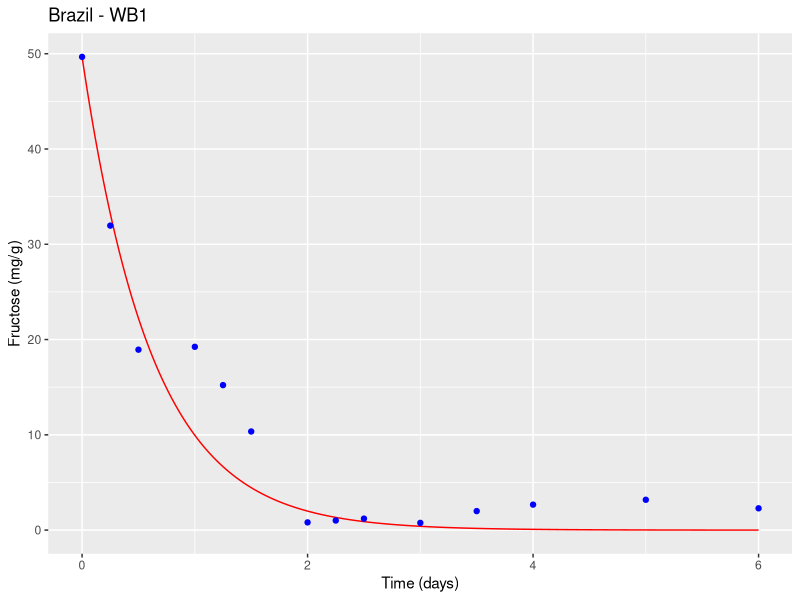
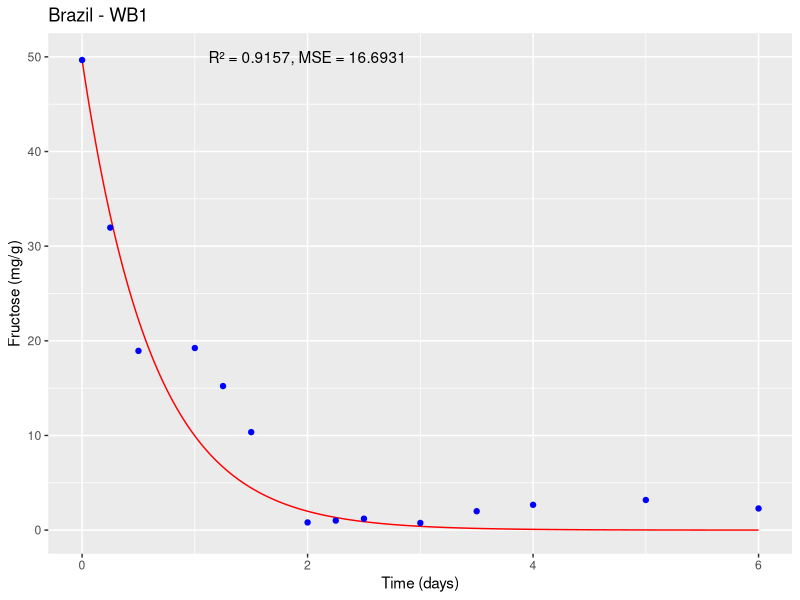
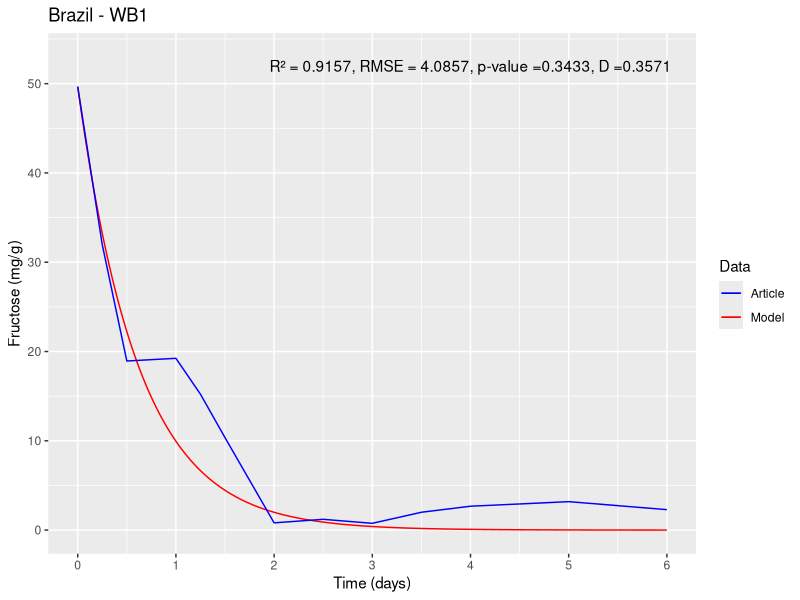

Here is the R script that generated these plots, in order:
#Packages#
install.packages("deSolve")
install.packages("ggplot2")
#Libraries#
library(deSolve)
library(ggplot2)

state1<-c(y=49.669) #Initial state #
times1<-seq(0,6,1/10000) #6 days with 10000 intervals per day#
parameters1<-c(Y1=223.11,Y2=126.73) #Parameter values#
#Papalexandratou et al., 2011 Brazil <- Brazil - WB1#
#doi:10.1016/j.fm.2011.06.003#
#Brazil - WB1#

#(i). DATA TO FEED THE FRUCTOSE MODEL#

#nu1#
U<- 0.0963
f<- 49.669
K<-0.6103
L<-0.1754249
U1 <- (U*f/f+K*L)*L
U1
#nu2#
U2<- 0.2004 
f2<- 49.669
K2<-0.6273
BAL2<-0.0030472

U2 <- (U2*f2/f2+K2*BAL2)*BAL2
U2

#Differential equation#
ODE1<-function(times,state,parameters){ 
    y<-state[1] #inital state
   Y1<-parameters[1] #parameter 1
   Y2<-parameters[2] #parameter 2
   dy<--(Y1*U1/5)*y-(Y2*U2/5)*y #equation 
   res<-dy
   list(res)
}


#number solution#
solution1<-lsoda(state1, times1, ODE1, parameters1)

#(ii). EXPERIMENTAL DATA OF ARTICLE#

ts = c(0,6/24,12/24,24/24,30/24,36/24,48/24,54/24,60/24,72/24,84/24,96/24,120/24,144/24)
fru<-c(49.669,31.959,18.937,19.238,15.217,10.351,0.809,1.007,1.205,0.757,1.996,2.673,3.183,2.287)

#Graph#

df <- data.frame(time = solution1[,1], frucose = solution1[,2])
d<-ggplot() +
   geom_line(data = df, aes(x = time, y = frucose), color = "red") +
   geom_point(data = data.frame(time = ts, frucose = fru), aes(x = time, y = frucose), color = "blue") +
   xlab("Time (days)") + ylab("Fructose (mg/g)") +
   ggtitle("Brazil - WB1")
plot(d)


#Statistical validation#

#To statistically validate the mathematical model, various analysis tools can be used,
#but one of the most common is to compare the model results with experimental data and evaluate the quality of the fit.
#In this case, one can use the coefficient of determination (R²), the mean squared error (MSE), and the root mean square error (RMSE) as fitting measures#

#To calculate R², MSE, and RMSE, one can compare the values predicted by the model with
#the experimental data. First, extract the values predicted by the model at the same points 
#where the experimental measurements were taken, 
#using the approx() function in R:


pred <- approx(solution1[,1], solution1[,2], ts)$y

#Then, R², MSE, and RMSE can be calculated using the following formulas:
SSE <- sum((fru - pred)^2)
SST <- sum((fru - mean(fru))^2)
R2 <- 1 - SSE/SST
MSE <- SSE/length(fru)
RMSE <- sqrt(MSE)

#Where SSE is the sum of squared errors,
#SST is the total sum of squares,
#R² is the coefficient of determination, MSE is the mean squared error and RMSE is the root mean square error.

cat("R² = ", round(R2, 4), "\n")
cat("MSE = ", round(MSE, 4), "\n")
cat("RMSE = ", round(RMSE, 4), "\n")

#R² measures the proportion of total variation in the experimental data
#that is explained by the model. A value of R² close to 1 indicates a good fit of the model to the experimental data

#MSE measures the average of squared errors between experimental values
#and the values predicted by the model. A low MSE value indicates good predictive capability of the model.

#The root mean square error (RMSE) was determined, which quantifies the magnitude of deviation of simulated values from observed values.

d <- ggplot() +
  geom_line(data = df, aes(x = time, y = frucose), color = "red") +
  geom_point(data = data.frame(time = ts, frucose = fru), aes(x = time, y = frucose), color = "blue") +
  xlab("Time (days)") + ylab("Fructose (mg/g)") +
  ggtitle("Brazil - WB1") +
  annotate("text", x = 2, y = 50, label = paste0("R² = ", round(R2, 4), ", MSE = ", round(MSE, 4)))

plot(d)

#Two-sample Kolmogorov–Smirnov test - KS#
#Ho: The simulation results follow the same distribution of experimental data#
#Ha: The simulation results do not follow the same distribution of experimental data#
#Hypothesis test with an alpha of 0.05#
#to determine if there is a significant difference between the data and the exponential distribution#
#Hypothesis test
alpha <- 0.05

# Perform Kolmogorov-Smirnov test
ks_test <- ks.test(fru, pred)
ks_test

# Results Kolmogorov-Smirnov test
cat("Kolmogorov-Smirnov test:", "\n")
cat("Test statistic:", round(ks_test$statistic, 4), "\n")
cat("p-value:", round(ks_test$p.value, 4), "\n")

if (ks_test$p.value < alpha) {
  cat("The simulation results do not follow the same distribution of experimental data.\n")
} else {
  cat("The simulation results follow the same distribution of experimental data.\n")
}


#Final plot#
p_value <- round(ks_test$p.value, 4)
D <- round(ks_test$statistic, 4)

# First, define the colors we want to use for each element:
colors <- c(Model = "red", Article = "blue")

# Then the script is modified to assign a name to each geom and set the color scale manually
d <- ggplot() +
  geom_line(data = df, aes(x = time, y = frucose, color = "Model"), show.legend = TRUE) +
  geom_line(data = data.frame(time = ts, frucose = fru), aes(x = time, y = frucose, color = "Article"), show.legend = TRUE) +
  xlab("Time (days)") + ylab("Fructose (mg/g)") +
  ggtitle("Brazil - WB1") +
  annotate("text", x = 4, y = 52, label = paste0("R² = ", round(R2, 4), ", RMSE = ", round(RMSE, 4), ", p-value =", round(p_value, 4), ", D =", round(D, 4))) +
  labs(color = "Data") +  # Change the title of the legend
  scale_color_manual(values = colors) +
  scale_x_continuous(limits = c(0, 6), breaks = seq(0, 6, 1)) +  # x-axis boundaries and intervals between marks
  scale_y_continuous(limits = c(0, 53), breaks = seq(0, 53, 10))   # y-axis boundaries and intervals between marks


#PLOT#
print(d)
